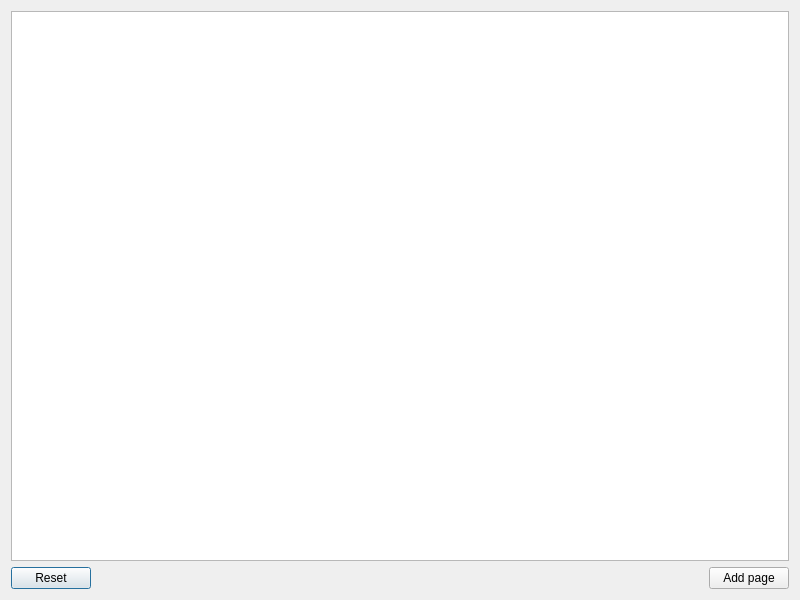
<?xml version="1.0" encoding="UTF-8"?>
<ui version="4.0">
 <class>SettingPageTypeOne</class>
 <widget class="QDialog" name="SettingPageTypeOne">
  <property name="geometry">
   <rect>
    <x>0</x>
    <y>0</y>
    <width>800</width>
    <height>600</height>
   </rect>
  </property>
  <property name="windowTitle">
   <string>Dialog</string>
  </property>
  <layout class="QGridLayout" name="gridLayout">
   <item row="0" column="0">
    <widget class="QPlainTextEdit" name="recipeTextField"/>
   </item>
   <item row="1" column="0">
    <layout class="QGridLayout" name="gridLayout_2">
     <item row="0" column="0" alignment="Qt::AlignLeft">
      <widget class="QPushButton" name="resetButton">
       <property name="text">
        <string>Reset</string>
       </property>
      </widget>
     </item>
     <item row="0" column="1" alignment="Qt::AlignRight">
      <widget class="QPushButton" name="addPageButton">
       <property name="text">
        <string>Add page</string>
       </property>
      </widget>
     </item>
    </layout>
   </item>
  </layout>
 </widget>
 <resources/>
 <connections/>
</ui>
